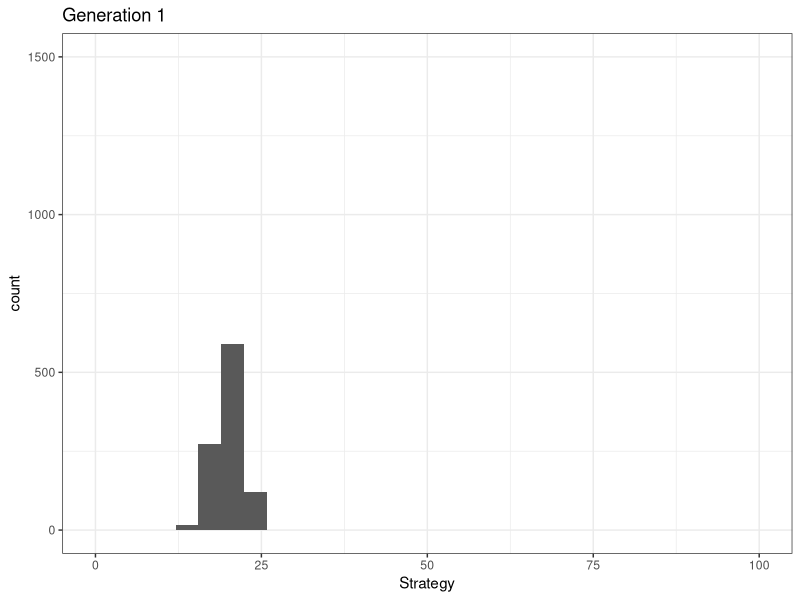
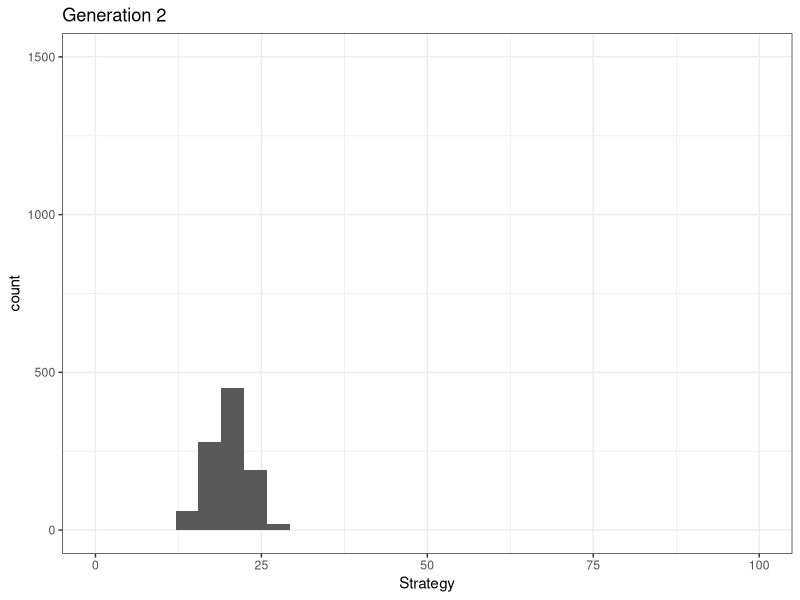
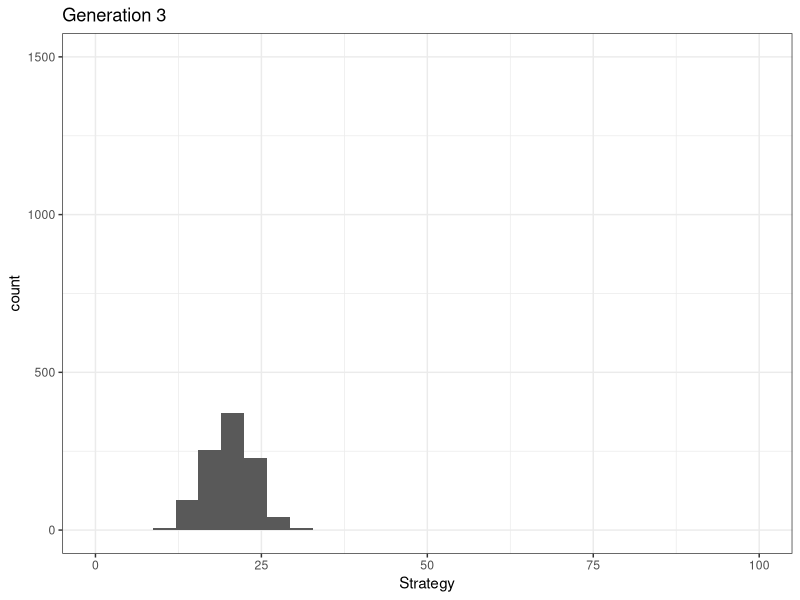
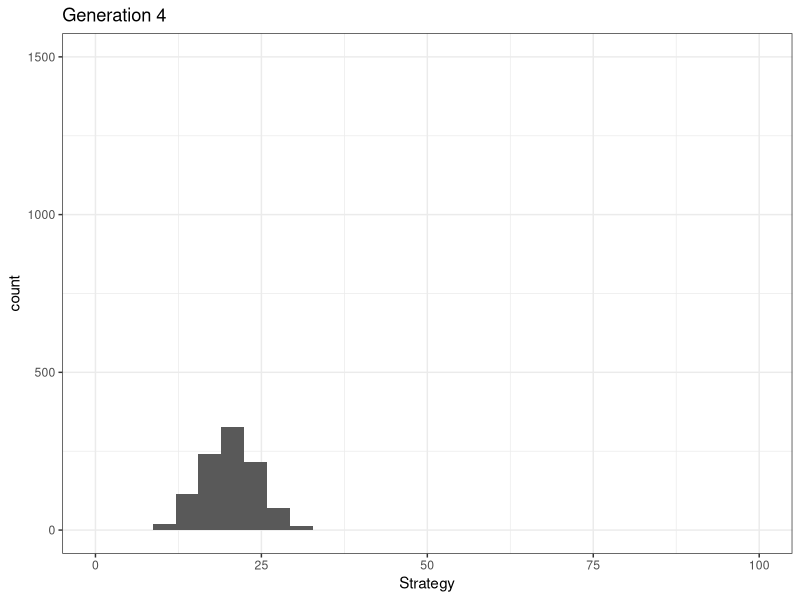
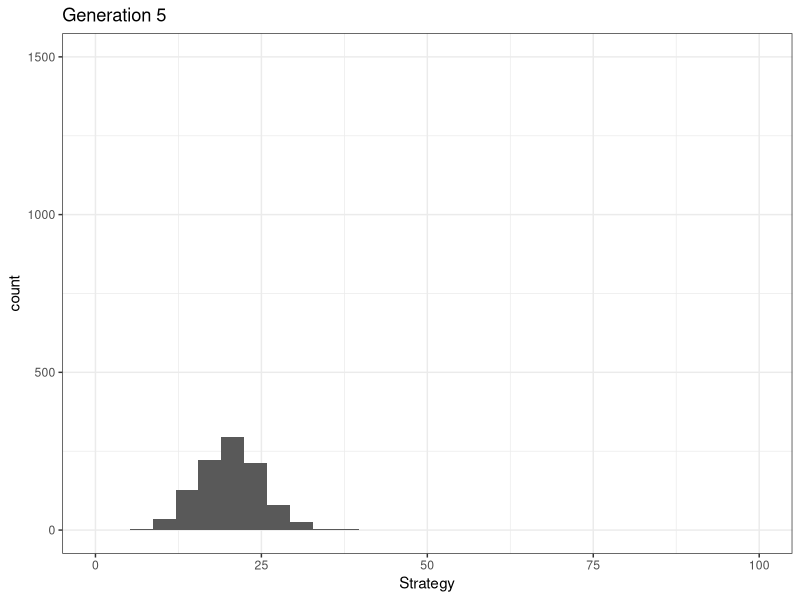
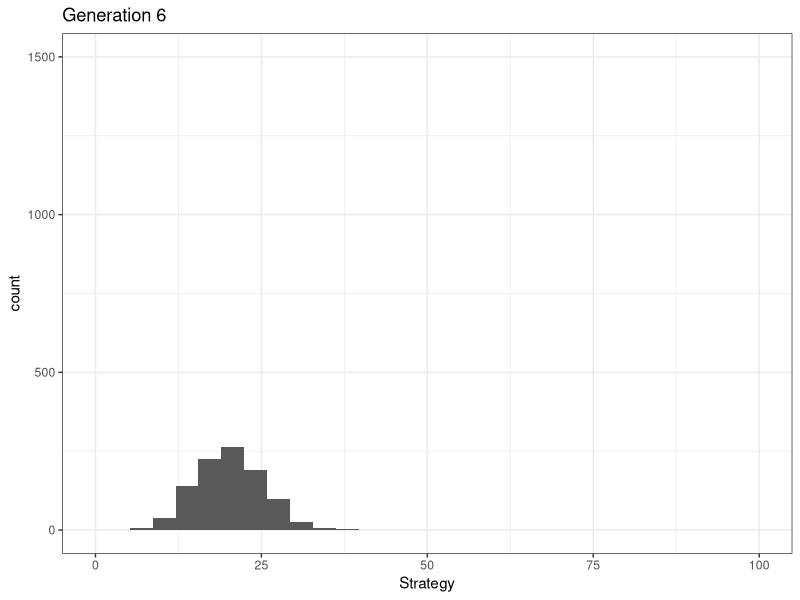
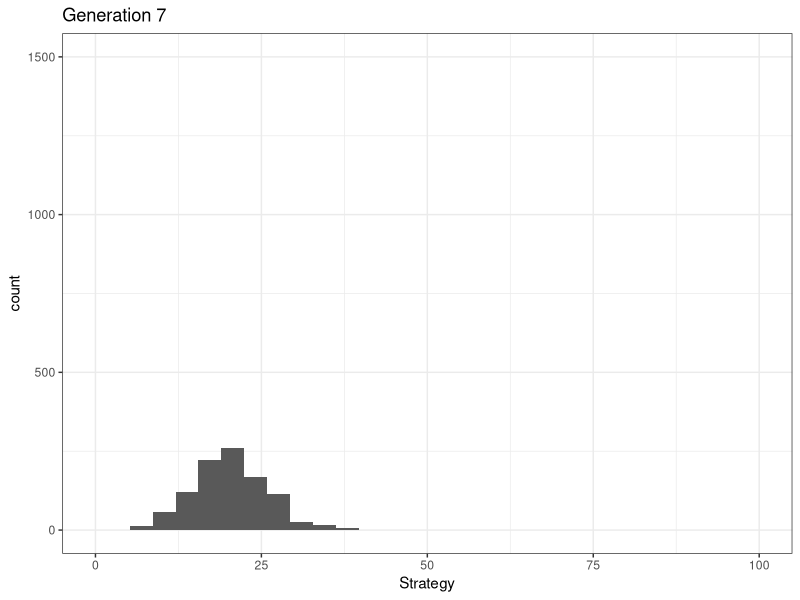
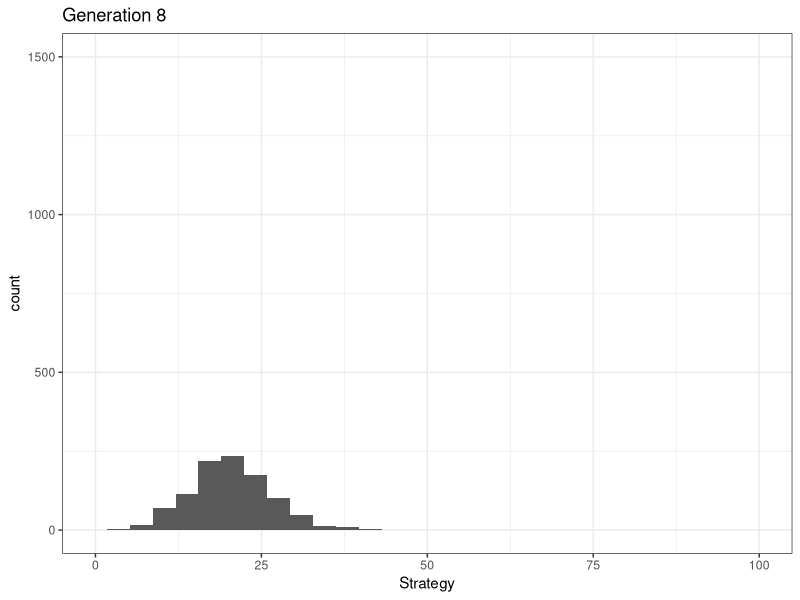

R code for these plots, in order: (Note: this script raises an error after producing the figures.)
#simple simulation of optimal foraging 

#say there is some known ideal size around 40-60

#all strategies start as random or norm away from optimal value

#warning: this script will save generations number of photos to your wroking directory

library(ggplot2)
theme_set(theme_bw())

pop_size = 1000

#try unique strats (take away hashtag to try a different strat)

#strats <- runif(pop_size, 0, 100)
strats <- rnorm(pop_size, 20, 2)


carrying_capacity = 5000
mov_mean <- c()
generations = 250
vsd = 2 #this is the offspring variation

for (i in 1:generations){
  
  temp_strats <- c()
  df = data.frame(Strategy=strats)
  p <- ggplot(df, aes(x=Strategy)) + geom_histogram() + ggtitle(paste0("Generation ", i)) + xlim(0,100) + ylim(0, 1500)
  ggsave(file=paste0(i,".jpg"), plot = p, width = 8, height = 4.5, units = "in", dpi=300)
  
  for (j in 1:pop_size){
    
    if (strats[j]<=55 & strats[j]>=45) {
      temp_strats <- c(temp_strats, strats[j] + rnorm(1, 0, vsd), strats[j] + rnorm(1,0,vsd), strats[j] + rnorm(1,0,vsd))
    } else if (strats[j]<=65 & strats[j]>=35) {
      temp_strats <- c(temp_strats, strats[j] + rnorm(1, 0, vsd), strats[j] + rnorm(1,0,vsd))
    } else if (strats[j] <=95 & strats[j] >= 5) {
      temp_strats <- c(temp_strats, strats[j] + rnorm(1,0,vsd))
    } else {
      temp_strats <- temp_strats
    }
    
      
  }
  
  if(length(temp_strats)>=carrying_capacity){
    to_del <- length(temp_strats)-carrying_capacity
    to_del <- sample(length(temp_strats), to_del)
    temp_strats <- temp_strats[-to_del]
    }
  
  #print(length(temp_strats))
  mov_mean <- c(mov_mean, mean(strats))
  
  strats <- temp_strats
  
}

p <- ggplot(df, aes(x=Strategy)) + geom_histogram() + ggtitle(paste0("Generation ", i)) + xlim(0,100) + ylim(0, 1500)
ggsave(file=paste0(i,".jpg"), plot = p, width = 8, height = 4.5, units = "in", dpi=300)

plot(1:generations, mov_mean, type="l", xlab="Generation", ylab="Mean Phenotype")

